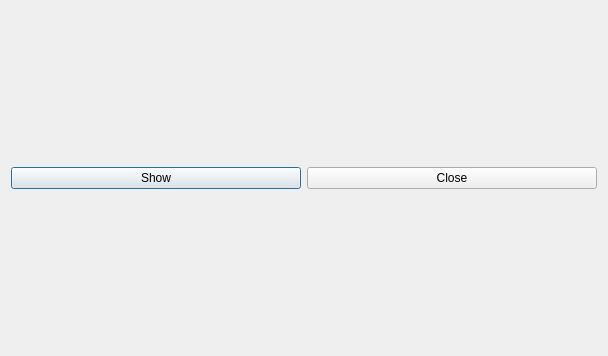
<?xml version="1.0" encoding="UTF-8"?>
<ui version="4.0">
 <class>PlainForm</class>
 <widget class="QDialog" name="PlainForm">
  <property name="geometry">
   <rect>
    <x>0</x>
    <y>0</y>
    <width>608</width>
    <height>356</height>
   </rect>
  </property>
  <property name="windowTitle">
   <string>Dialog</string>
  </property>
  <layout class="QVBoxLayout" name="verticalLayout">
   <item>
    <layout class="QVBoxLayout" name="vlGrid"/>
   </item>
   <item>
    <layout class="QHBoxLayout" name="horizontalLayout">
     <item>
      <widget class="QPushButton" name="btnShow">
       <property name="text">
        <string>Show</string>
       </property>
      </widget>
     </item>
     <item>
      <widget class="QPushButton" name="btnClose">
       <property name="text">
        <string>Close</string>
       </property>
      </widget>
     </item>
    </layout>
   </item>
  </layout>
 </widget>
 <resources/>
 <connections/>
</ui>
